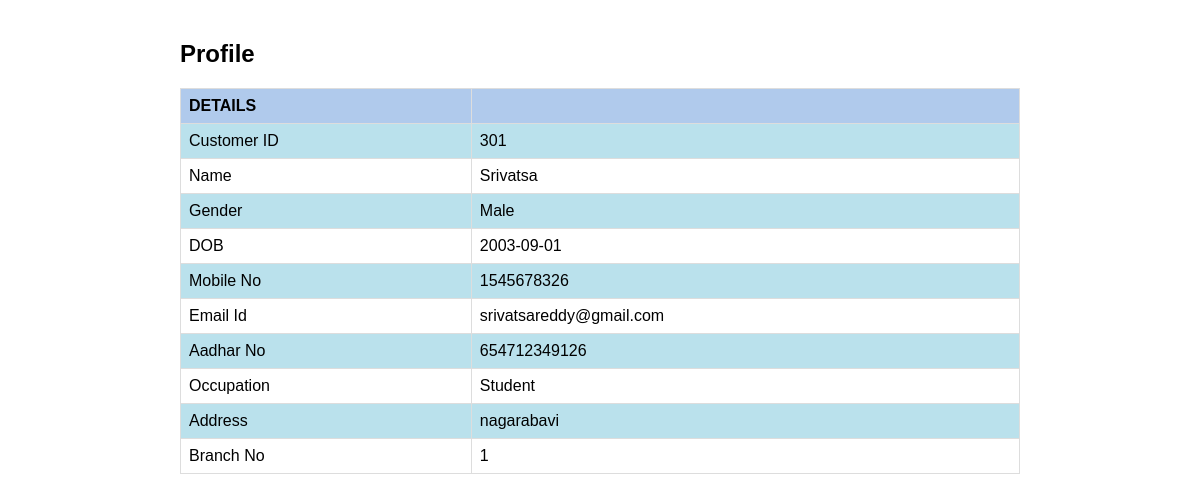
Page /profile.php (signed in) on the committed database.
### tables this page shows
CREATE TABLE `customer` (
  `cus_id` int(5) NOT NULL,
  `cus_name` varchar(20) NOT NULL,
  `gender` varchar(7) NOT NULL,
  `DOB` date DEFAULT NULL,
  `occupation` varchar(20) NOT NULL,
  `Aadhar no` varchar(12) NOT NULL,
  `Email` varchar(60) NOT NULL,
  `address` varchar(10) NOT NULL,
  `mobileno` varchar(10) NOT NULL,
  `branch_no` int(4) NOT NULL
);

### profile.php (the view, shortened to what this page needs)
<?php
$con = new mysqli('localhost','root','','bankmini');
$sql = "SELECT * from customer where cus_id='{$_SESSION['cus_id']}'";
$result = $con->query($sql);
?>
<!DOCTYPE html>
<html lang="en">
<head>
</head>
<body>
    <main>
        <h2>Profile</h2>
        <table>
            <tr>
                <th>DETAILS</th>
                <th></th>
            </tr>
            <?php
            if ($result->num_rows > 0) {
                while ($row = $result->fetch_assoc()) {
                    echo "<tr>";
                    echo "<td>Customer ID</td><td>" . $row["cus_id"] . "</td>";
                    echo "</tr>";
                    echo "<tr>";
                    echo "<td>Name</td><td>" . $row["cus_name"] . "</td>";
                    echo "</tr>";
                    echo "<tr>";
                    echo "<td>Gender</td><td>" . $row["gender"] . "</td>";
                    echo "</tr>";
                    echo "<tr>";
                    echo "<td>DOB</td><td>" . $row["DOB"] . "</td>";
                    echo "</tr>";
                    echo "<tr>";
                    echo "<td>Mobile No</td><td>" . $row["mobileno"] . "</td>";
                    echo "</tr>";
                    echo "<tr>";
                    echo "<td>Email Id</td><td>" . $row["Email"] . "</td>";
                    echo "</tr>";
                    echo "<tr>";
                    echo "<td>Aadhar No</td><td>" . $row["Aadhar no"] . "</td>";
                    echo "</tr>";
                    echo "<tr>";
                    echo "<td>Occupation</td><td>" . $row["occupation"] . "</td>";
                    echo "</tr>";
                    echo "<tr>";
                    echo "<td>Address</td><td>" . $row["address"] . "</td>";
                    echo "</tr>";
                    echo "<tr>";
                    echo "<td>Branch No</td><td>" . $row["branch_no"] . "</td>";
                    echo "</tr>";
                }
            } else {
                echo "<tr><td colspan='2'>No records found</td></tr>";
            }
            ?>
        </table>
    </main>
</body>
</html>

### profile.php (style rules this page uses)
body { margin: 0; padding: 0; font-family: Arial, sans-serif; }
main { width: 70%; margin: 0 auto; padding: 20px; }
table { width: 100%; border-collapse: collapse; margin-top: 20px; }
th, td { border: 1px solid #dddddd; padding: 8px; text-align: left; }
th { background-color: #b0caec; }
tr:nth-child(even) { background-color: #bae1ec; }

### rows in the picture
customer: cus_id "301", cus_name "Srivatsa", gender "Male", DOB "2003-09-01", mobileno "1545678326", Email "srivatsareddy@gmail.com", Aadhar no "654712349126", occupation "Student", address "nagarabavi", branch_no "1"
